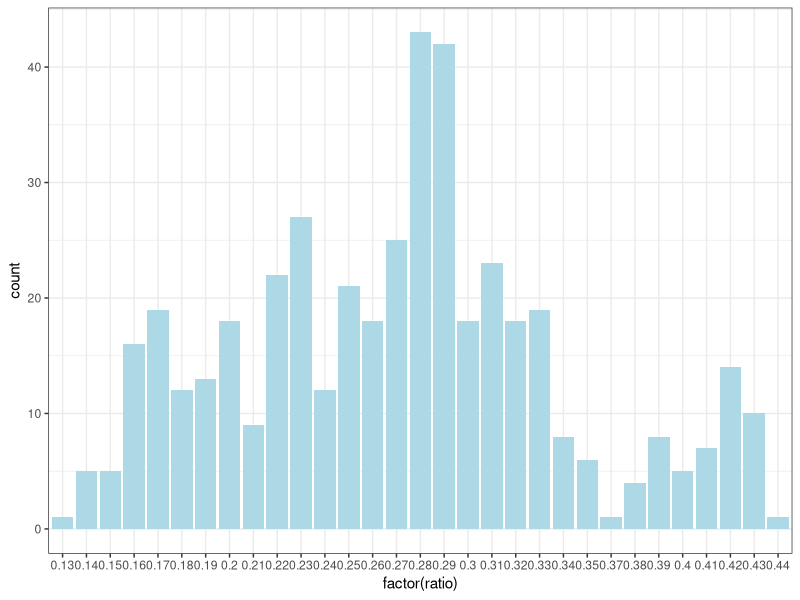
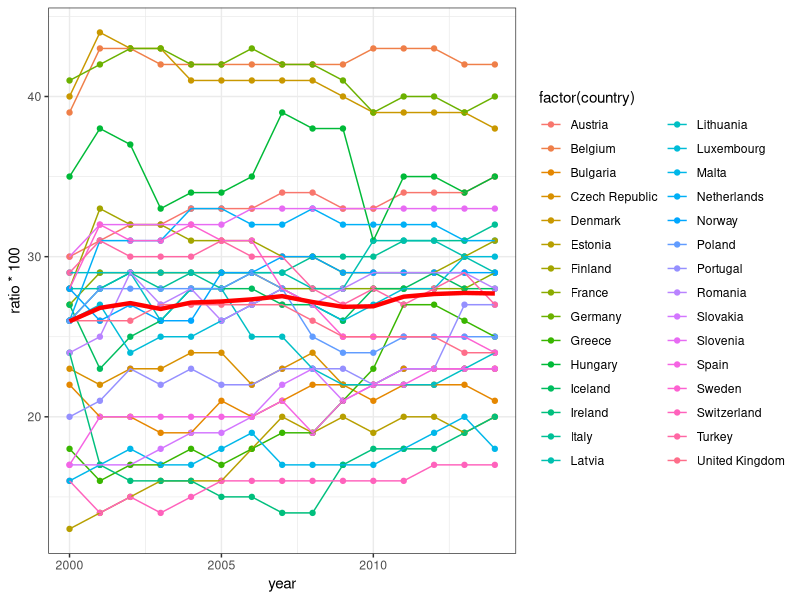
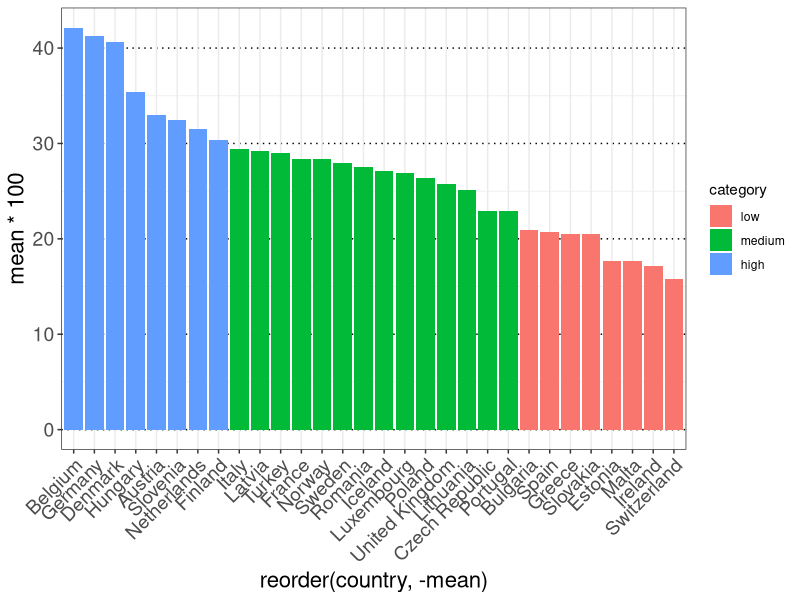
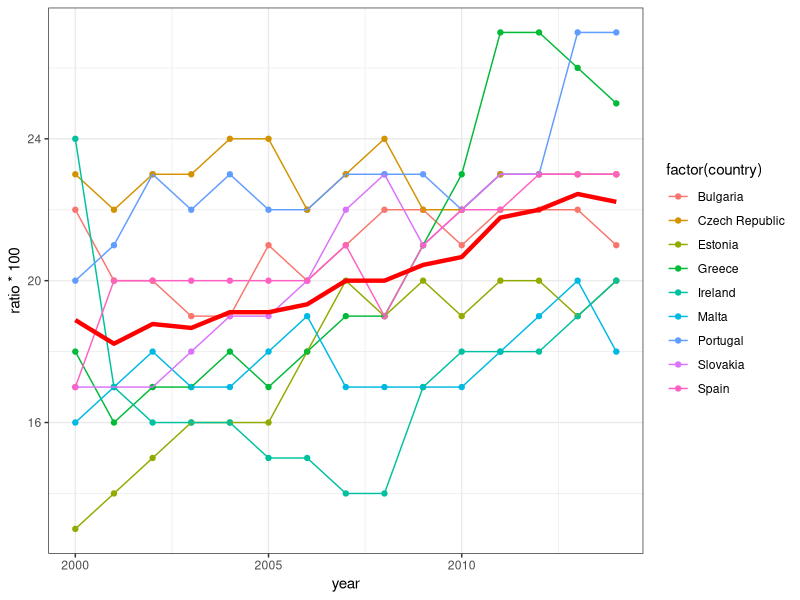
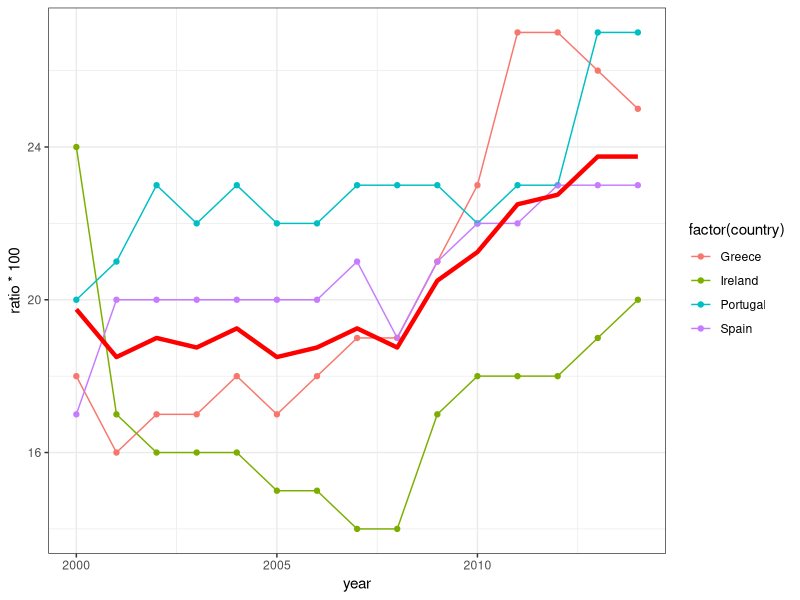
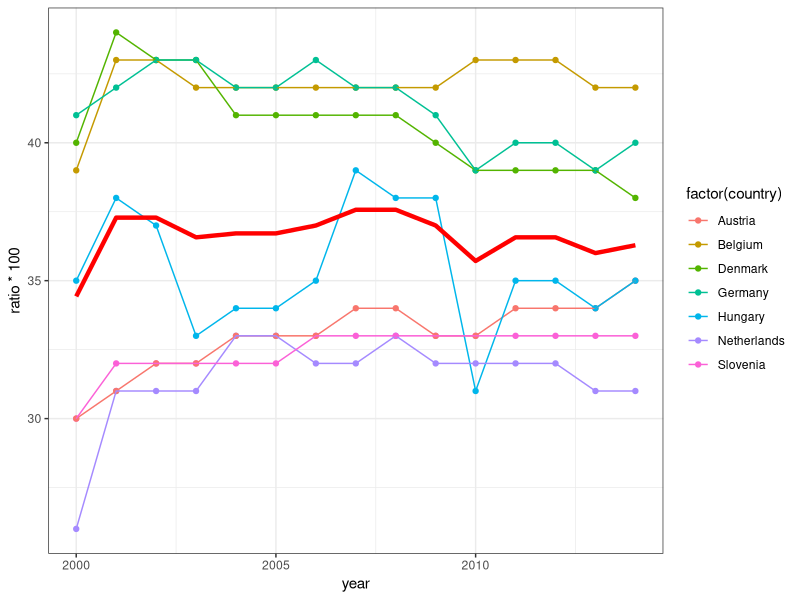
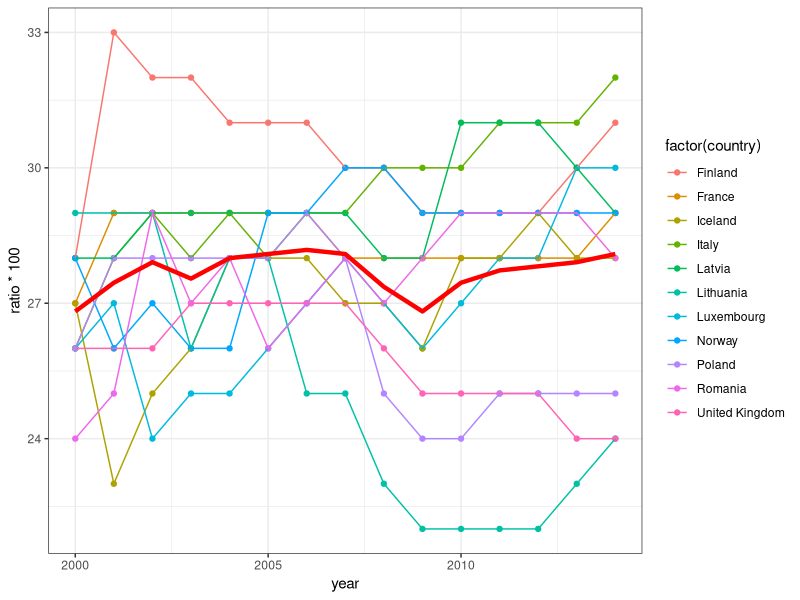

These figures' R source, in order:
#
# This script was used to explore the data in order to find a story, 
# trend, message for the final project
#

# set working directory to the current location of this file
require(ggplot2)
library(dplyr)
library(reshape2)

# load the data
data = read.csv('../preprocessing/data/tax_ratio.csv', header=FALSE)
names(data) <- c("year","ratio","country", "country.code")

# distribution of tax rates
ggplot(data, aes(x=factor(ratio))) +
  geom_bar(fill="lightblue") +
  theme_bw()

# helper function to produce the average line
stat_sum_single <- function(fun, geom="point", ...) {
  stat_summary(fun.y=fun, colour="red", geom=geom, size = 1.5, ...)
}

data.by_country.average <- data %>%
  group_by(country) %>%
  summarise(mean = mean(ratio, na.rm = TRUE)) %>%
  arrange(desc(mean))

summary(data.by_country.average$mean)

# On average, tax rates are constant in the Eurozone since 2000, however, the financial crisis has some serious impact on countries.
ggplot(data, aes(x = year, y = ratio * 100)) +
  geom_point(aes(colour = factor(country))) +
  geom_line(aes(colour = country)) +
  stat_sum_single(mean, geom="line") +
  theme_bw()

# split the data using the 1q and 3q
data.by_country.average$category <- cut(data.by_country.average$mean,
  breaks=c(-Inf, 
           quantile(data.by_country.average$mean, 0.25), 
           quantile(data.by_country.average$mean, 0.75), 
           Inf),
  labels=c("low","medium","high"))

# Income tax rates vary hugely between countries and depend highly on other factors like earnings, martial status and so on.  Where in Europe do people pay the highest slice of their earnings to the tax man ?  According to the Eurostat organization, a single person on an average salary without children will have the highest income tax rate in Belgium - some 42.1% of his or her earnings.  Germany isn't too far behind at 41.3%.  Neighbording Danemark comes in third with 40.6 %

# observation : the country with the highest tax rate are located in the North-West part of the eurozone.
ggplot(data.by_country.average, aes(x=reorder(country, -mean), y = mean*100)) +
  geom_bar(stat="identity", aes(fill = category)) +
  theme_bw() +
  theme(
    panel.grid.major.y = element_line(colour = "black", linetype = 3, size = .5),
    panel.background = element_blank(),
    axis.title.x = element_text(size=16),
    axis.text.x = element_text(size=14, angle=45, hjust=1, vjust=1),
    axis.title.y = element_text(size=16, angle = 90),
    axis.text.y = element_text(size=14),
    strip.background = element_rect(color="white", fill="white"),
    strip.text = element_text(size=16),
    legend.position="right",
    legend.direction = "vertical"
  )

# on average, country where the tax rate is low are increasing their rate since 2000.
# Noticed how most of these country has increased the taxes around late 2009 where the the European debt crisis erupted ...
ggplot(subset(data, country.code %in% c('CZ', 'PT', 'BG', 'SK', 'ES', 'EE', 'EL', 'IE', 'MT')), aes(x = year, y = ratio * 100)) +
  geom_point(aes(colour = factor(country))) +
  geom_line(aes(colour = factor(country))) +
  stat_sum_single(mean, geom="line") +
  theme_bw()

# country with the lowest tax rate are those who were unable to repay or redinance their government debt or to bail out over-indebted banks under their national supervision without the assistance of third parties like the ECB (European Central Bank) ....

# The eurozone crisis resulted from a combination of complex factors, including the globalisation of finance; easy credit conditions during the 2002–2008 period that encouraged high-risk lending and borrowing practices;  We can argue that some countries where more or less impacted by the crisis ...

# During the course of 2010-12 it became evident that, out of the eighteen eurozone states, Greece, Ireland, Portugal, Spain facing persistent negative growth prospects and increasing government debt, would find it dificult or impossible to repay or refinance their government debt without the assistance of bailout support from the Troika.

# The transfers of bailout funds were performed in tranches over several years and were conditional on the governments simultaneously implementing a package of fiscal consolidation, structural reforms, privatization of public assets and setting up funds for further bank recapitalization and resolution.

# Except for Ireland, the countries helped with the bailout programme are located in the sought of the Eurozone.
ggplot(subset(data, country.code %in% c('IE', 'ES', 'PT', 'EL')), aes(x = year, y = ratio * 100)) +
  geom_point(aes(colour = factor(country))) +
  geom_line(aes(colour = country)) +
  stat_sum_single(mean, geom="line") +
  theme_bw()

# on average, country where the tax rate is high are keeping the rate constant since 2000
# Three countries are leading the top of the highest tax rate, Belgium, Germany and Danmark.
# These counries are those where the impact of the crisis was the least significant
ggplot(subset(data, country.code %in% c('BE', 'DE', 'DK', 'HU', 'AT', 'SI', 'NL')), aes(x = year, y = ratio * 100)) +
  geom_point(aes(colour = factor(country))) +
  geom_line(aes(colour = country)) +
  stat_sum_single(mean, geom="line") +
  theme_bw()

# In the middle of the class, three countries have substentially decreaded their tax rates  PL, UK, LT
# On the other hand, Italy has increased the taxes significantly since the financial crisis.
ggplot(subset(data, country.code %in% c('FI', 'IT', 'LV', 'NO', 'TK', 'FR', 'IS', 'RO', 'SW', 'LU', 'PL', 'UK', 'LT')), aes(x = year, y = ratio * 100)) +
  geom_point(aes(colour = factor(country))) +
  geom_line(aes(colour = country)) +
  stat_sum_single(mean, geom="line") +
  theme_bw()
